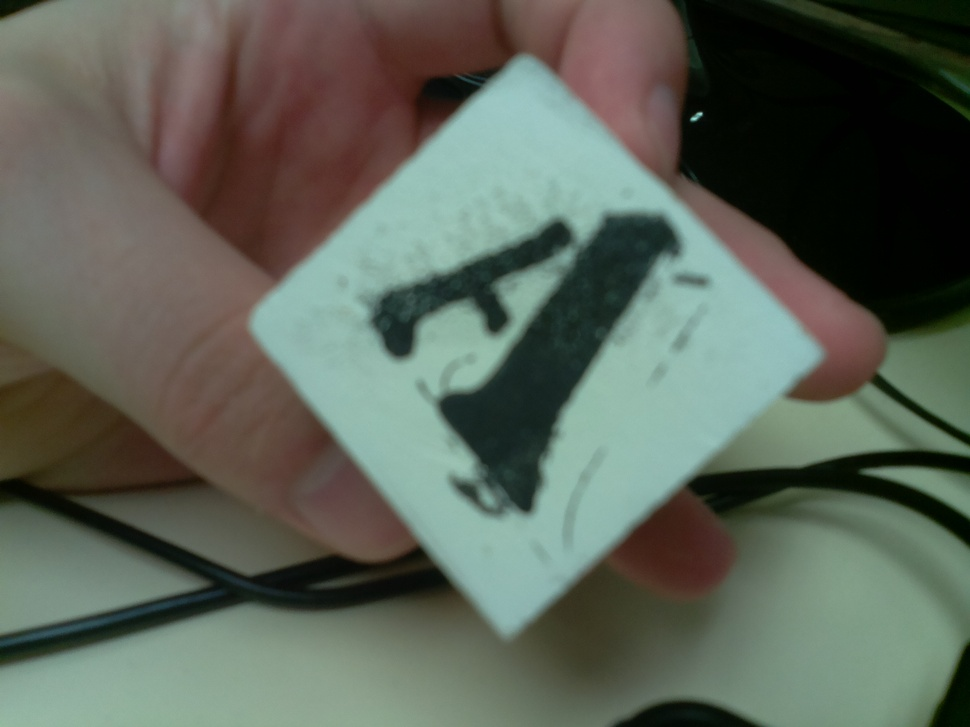
#> input picture PI/ImageInterpretation/output.jpg, 970 x 727 px, shrunk from 2592 x 1944 before the run
$ python read_letter.py
#> lines starting #> are read from the running program, lines starting #| are printed output that depends on the picture; after the words box and inside, x2 and y2 are one past the last pixel; in counts of white or black regions, pixels touching at a corner belong together
# [7 lines of commented-out code are left out]

import pytesseract
from PIL import Image, ImageEnhance, ImageFilter

im = Image.open("output.jpg") # the second one
#> im is the input picture: PIL image 970x727 RGB; mean R, G, B 92.4, 100.1, 88.8
im = im.filter(ImageFilter.MedianFilter())
enhancer = ImageEnhance.Contrast(im)
im = enhancer.enhance(2)
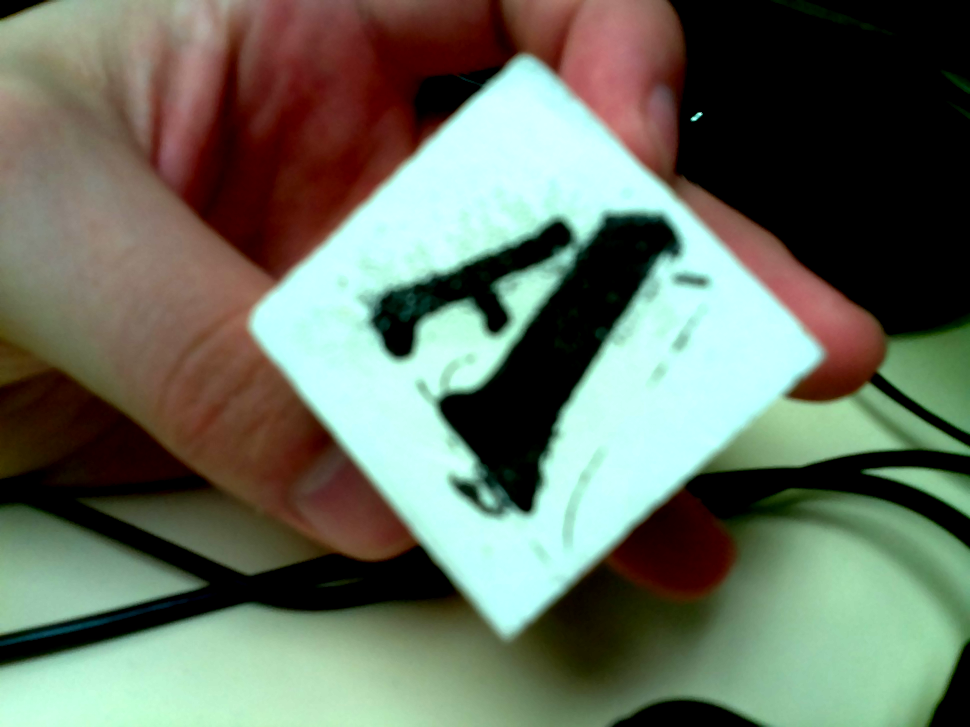
#> im: PIL image 970x727 RGB; mean R, G, B 103.2, 112.4, 97.1
im = im.convert('1')
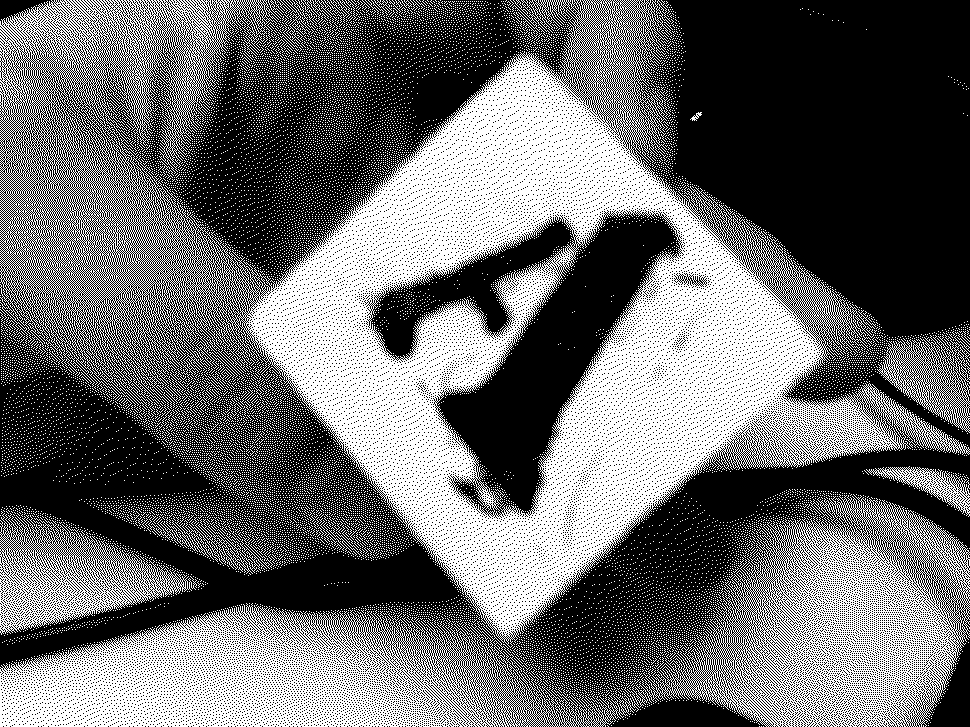
#> im: PIL image 970x727 1; 42.1% white; 18707 white regions (18664 under 20 px), largest, box (x1, y1, x2, y2) and area: (0, 0, 970, 727) 224595, (624, 494, 970, 727) 32473, (0, 513, 197, 635) 8158
im.save('temp2.jpg')
#> (the run stopped early here; a loop or call above may not have finished)
